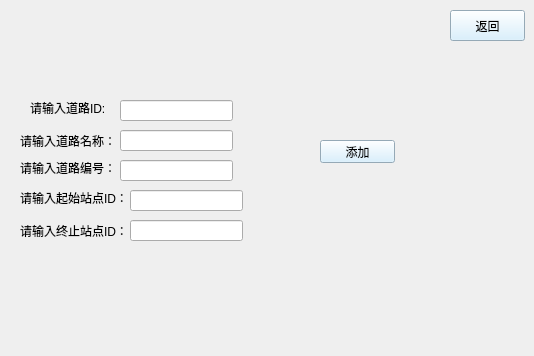
<?xml version="1.0" encoding="UTF-8"?>
<ui version="4.0">
 <class>add_road</class>
 <widget class="QWidget" name="add_road">
  <property name="geometry">
   <rect>
    <x>0</x>
    <y>0</y>
    <width>534</width>
    <height>356</height>
   </rect>
  </property>
  <property name="minimumSize">
   <size>
    <width>534</width>
    <height>356</height>
   </size>
  </property>
  <property name="maximumSize">
   <size>
    <width>534</width>
    <height>356</height>
   </size>
  </property>
  <property name="windowTitle">
   <string>Form</string>
  </property>
  <property name="styleSheet">
   <string notr="true">#add_road{image: url(:/new/prefix1/bus.jpg);}</string>
  </property>
  <widget class="QLabel" name="label">
   <property name="geometry">
    <rect>
     <x>30</x>
     <y>100</y>
     <width>91</width>
     <height>16</height>
    </rect>
   </property>
   <property name="text">
    <string>请输入道路ID:</string>
   </property>
  </widget>
  <widget class="QLabel" name="label_2">
   <property name="geometry">
    <rect>
     <x>20</x>
     <y>130</y>
     <width>101</width>
     <height>21</height>
    </rect>
   </property>
   <property name="text">
    <string>请输入道路名称：</string>
   </property>
  </widget>
  <widget class="QLabel" name="label_3">
   <property name="geometry">
    <rect>
     <x>20</x>
     <y>160</y>
     <width>91</width>
     <height>16</height>
    </rect>
   </property>
   <property name="text">
    <string>请输入道路编号：</string>
   </property>
  </widget>
  <widget class="QLabel" name="label_4">
   <property name="geometry">
    <rect>
     <x>20</x>
     <y>190</y>
     <width>111</width>
     <height>16</height>
    </rect>
   </property>
   <property name="text">
    <string>请输入起始站点ID：</string>
   </property>
  </widget>
  <widget class="QLabel" name="label_5">
   <property name="geometry">
    <rect>
     <x>20</x>
     <y>220</y>
     <width>121</width>
     <height>21</height>
    </rect>
   </property>
   <property name="text">
    <string>请输入终止站点ID：</string>
   </property>
  </widget>
  <widget class="QLineEdit" name="idEdit">
   <property name="geometry">
    <rect>
     <x>120</x>
     <y>100</y>
     <width>113</width>
     <height>21</height>
    </rect>
   </property>
  </widget>
  <widget class="QLineEdit" name="nameEdit">
   <property name="geometry">
    <rect>
     <x>120</x>
     <y>130</y>
     <width>113</width>
     <height>21</height>
    </rect>
   </property>
  </widget>
  <widget class="QLineEdit" name="numEdit">
   <property name="geometry">
    <rect>
     <x>120</x>
     <y>160</y>
     <width>113</width>
     <height>21</height>
    </rect>
   </property>
  </widget>
  <widget class="QLineEdit" name="startEdit">
   <property name="geometry">
    <rect>
     <x>130</x>
     <y>190</y>
     <width>113</width>
     <height>21</height>
    </rect>
   </property>
  </widget>
  <widget class="QLineEdit" name="endEdit">
   <property name="geometry">
    <rect>
     <x>130</x>
     <y>220</y>
     <width>113</width>
     <height>21</height>
    </rect>
   </property>
  </widget>
  <widget class="QPushButton" name="pushButton">
   <property name="geometry">
    <rect>
     <x>320</x>
     <y>140</y>
     <width>75</width>
     <height>23</height>
    </rect>
   </property>
   <property name="styleSheet">
    <string notr="true">background-color: rgb(208, 237, 255);</string>
   </property>
   <property name="text">
    <string>添加</string>
   </property>
  </widget>
  <widget class="QPushButton" name="pushButton_2">
   <property name="geometry">
    <rect>
     <x>450</x>
     <y>10</y>
     <width>75</width>
     <height>31</height>
    </rect>
   </property>
   <property name="styleSheet">
    <string notr="true">background-color: rgb(208, 237, 255);</string>
   </property>
   <property name="text">
    <string>返回</string>
   </property>
  </widget>
 </widget>
 <resources/>
 <connections/>
</ui>
